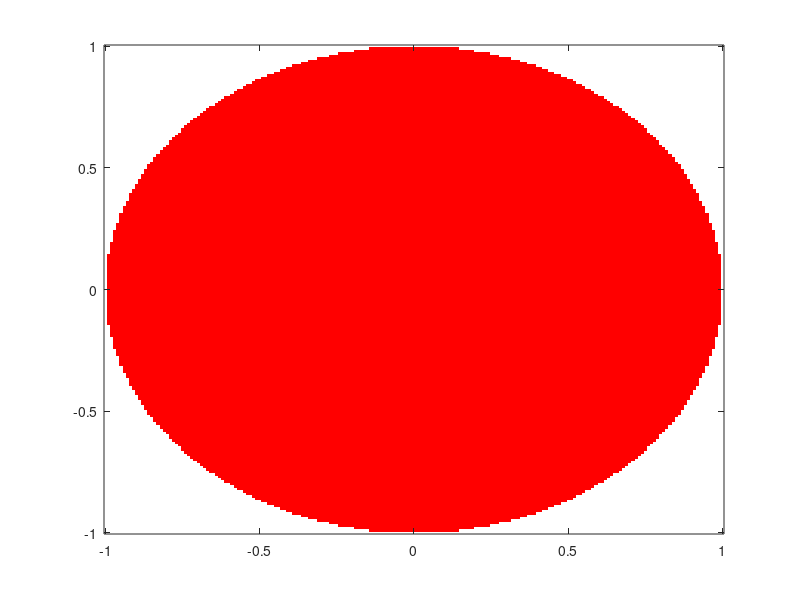

The MATLAB source for this figure:
phi = inline('z^2');
fixpt1 = 1;
fixpt2 = 0;

colormap([1 0 0; 1 1 1]);

M = 2*ones(201,201);

for j = 1:201
    y = -1 + (j-1)*0.01;
    for i = 1:201
        x = -1 + (i-1)*0.01;
        z = x + 1i*y;
        zk = z;
        iflag1 = 0;
        iflag2 = 0;
        kount = 0;
        
        while kount < 100 && abs(zk) < 1 && iflag1 < 5 && iflag2 < 5
            kount = kount + 1;
            zk = phi(zk);
            
            err1 = abs(zk-fixpt1);
            if err1 < 1.e-6, iflag1 = iflag1 + 1; else, iflag1 = 0; end;
            
            err2 = abs(zk-fixpt2);
            if err2 < 1.e-6, iflag2 = iflag2 + 1; else, iflag2 = 0; end;
        end;
        
        if iflag1 >= 5 || iflag2 >= 5 || kount >= 100
            M(j,i) = 1;
        end;
        
    end;
end;

image([-1 1],[-1 1],M),
axis xy